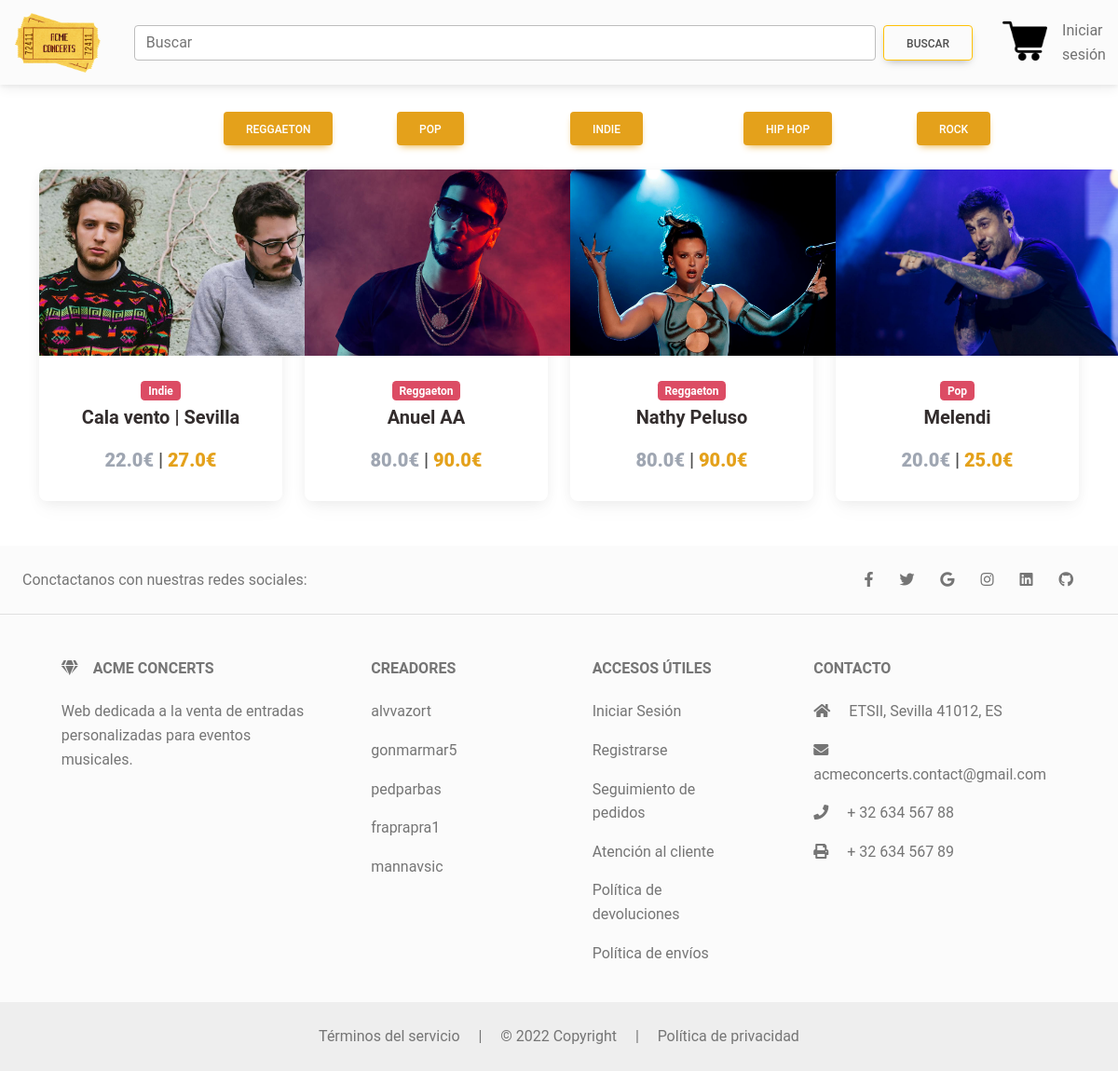
/, run on an earlier commit of the app's database.
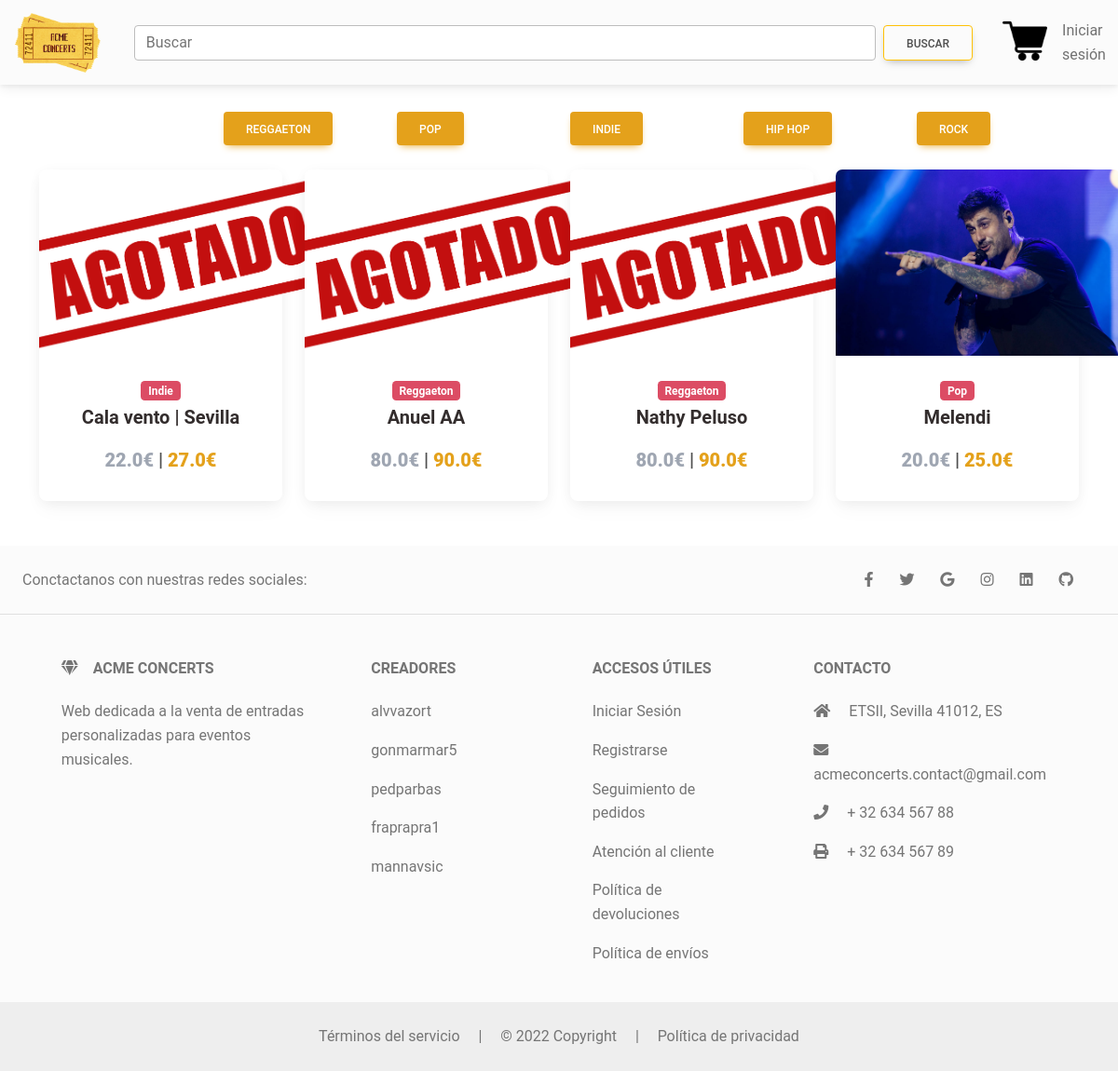
And on a later commit of the database.
### main/models.py (models this page shows, shortened)
class Ticket(models.Model):
    ordering = ['-slug']
    title = models.CharField(max_length=100)
    price = models.FloatField()
    price_customized = models.FloatField()
    location= models.CharField(max_length=100, default="No definido")
    category = models.CharField(choices=CATEGORY, max_length=2)
    slug = models.SlugField()
    description = models.TextField()
    image = models.ImageField(upload_to= 'images/tickets/')
    date = models.DateTimeField()
    stock = models.PositiveIntegerField(default=10)
    def get_absolute_url(self):
        return reverse("main:ticket", kwargs={
            'slug': self.slug
        })

### main/views.py (the view)
# urls.py: path('', views.HomeView.as_view(), name='home'),
class HomeView(ListView):
    model = Ticket
    paginate_by = 10
    template_name = "home.html"
    def get_context_data(self, **kwargs):
        context = super().get_context_data(**kwargs)
        context["MEDIA_URL"] = settings.MEDIA_URL
        queryset = self.request.GET.get("buscador")
        category_reverse = dict((v, k) for k, v in CATEGORY)
        try:
            if queryset:
                context["tickets"] = Ticket.objects.filter(
                    Q(title__icontains = queryset) |
                    Q(category__icontains = category_reverse[queryset.capitalize()]) |
                    Q(slug__icontains = queryset)
                ).distinct()
            else:
                context["tickets"] = Ticket.objects.all()
        except:
            if queryset:
                context["tickets"] = Ticket.objects.filter(
                    Q(title__icontains = queryset) |
                    Q(slug__icontains = queryset)
                ).distinct()
            else:
                context["tickets"] = Ticket.objects.all()
        return context

### main/templates/home.html (shortened to what this page needs)
{% extends "base.html" %}
{% block content %}
  <main>
    <div class="container">
      <div class="container mt-5">
        <div class="row">
          <div class="col">
          </div>
          <div class="col">
            <a type="button" class="btn btn-warning" href="reggaeton">Reggaeton</a>
          </div>
          <div class="col">
            <a type="button" class="btn btn-warning" href="pop">Pop</a>
          </div>
          <div class="col">
            <a type="button" class="btn btn-warning" href="indie">Indie</a>
          </div>
          <div class="col">
            <a type="button" class="btn btn-warning" href="hiphop">Hip Hop</a>
          </div>
          <div class="col">
            <a type="button" class="btn btn-warning" href="rock">Rock</a>
          </div>
        </div>
      </div>
      <br>
      <section class="text-center mb-4">
        <div class="row wow fadeIn">
          {% for ticket in tickets %}
          <div class="col-lg-3 col-md-6 mb-4">
            <div class="card">
              <div class="view overlay">
                {% if ticket.stock == 0 %}
                <a href="{{ticket.get_absolute_url}}">
                  <img src="/resources/images/agotado.png" style="object-fit: cover; width: 305px;height: 200px;"  class="card-img-top">
                </a>
                {% else %}
                <a href="{{ticket.get_absolute_url}}">
                  <img src="{{MEDIA_URL}}{{ticket.image}}" style="object-fit: cover; width: 305px;height: 200px;" class="card-img-top">
                </a>
                {% endif %}
              </div>
              <div class="card-body text-center">
                <a href="{{ticket.get_category_display.lower}}">
                    <span class="badge bg-danger text-white mr-1">{{ticket.get_category_display}}</span>
                  </a>
                    <h5>
                        <a href="{{ticket.get_absolute_url }}" >
                            <span class="badge badge-pill text-dark"><h5><strong>{{ticket.title}} </strong></h5></span>
                        </a>
                    </h5>
                <h5 >
                  <strong>
                    {% if ticket.price %}
                    <span class="text-secondary mr-1">
                      <b>{{ ticket.price }}€</b>
                    </span>
                    |
                    <span><b class="text-warning"> {{ ticket.price_customized }}€</b></span>
                    {% else %}
                    <span>{{ ticket.price_customized }}€</span>
                    {% endif %}
                  </strong>
                </h5>
              </div>
            </div>
          </div>
          {% endfor %}
        </div>
      </section>
    </div>
  </main>
{% endblock content %}

What changed in the data, as far as the page shows it:
changed Ticket "Cala vento | Sevilla": stock 10 → 0 (drawn); stock: picture added; image: picture removed
changed Ticket "Anuel AA": stock 10 → 0 (drawn); stock: picture added; image: picture removed
changed Ticket "Nathy Peluso": stock 10 → 0 (drawn); stock: picture added; image: picture removed
